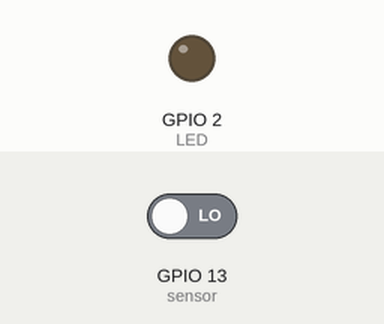
A sketch run on a simulated ESP32. Parts: output pins drawn as LEDs (lit = HIGH). The inputs (shaded band) are chosen by the test bench; at power-on: GPIO 13 (sensor) LOW. WiFi joins after 1.5 s; servers stay silent unless stated; web services answer with replies made up by the test bench; what the sketch prints to the serial monitor is not drawn.

Above: at 2.7 s.
2.8 s: GPIO 13 (sensor) driven HIGH
At 3.5 s:
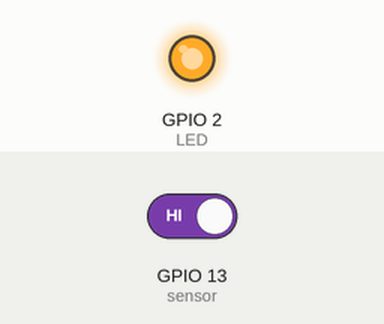
5.8 s: GPIO 13 (sensor) driven LOW
At 6.9 s:
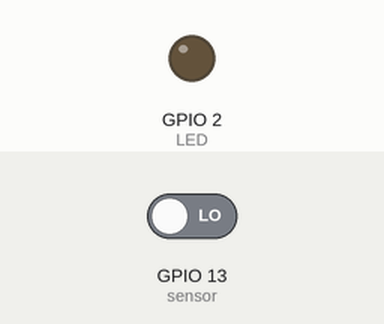
Timing chart, 0 to 8.8 s (numbered marks = the images above; inputs shaded):
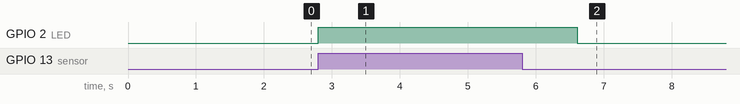

Measured:
- after the input at 2.8 s, GPIO 2 (LED): LOW → HIGH at once
- after the input at 5.8 s, GPIO 2 (LED): HIGH → LOW after 0.81 s

The sketch:

Flame_with_ESP32.ino
```cpp
#include <WiFi.h>

const char *ssid =  "Galaxy";     // Replace with your WIFI SSID
const char *pass =  "87654321 "; // Replace with your WIFI PASSWORD

void send_event(const char *event);
const char *host = "maker.ifttt.com";
const char *privateKey = "gkb_HtIpE-FeOWMH20obLTvUR7_fPipDyj_hdTJ****";

const int sensor = 13;
const int LED = 2;

void setup() {
  Serial.begin(115200);
  pinMode(sensor,INPUT);
  pinMode(LED,OUTPUT);

   WiFi.begin(ssid, pass);
  while (WiFi.status() != WL_CONNECTED)
  {
    delay(500);
    Serial.print(".");
  }
  Serial.println("");
  Serial.println("WiFi connected");

}

void loop() {
  int output = digitalRead(sensor);
   if (output==1) {
  Serial.print("FIRE DETECTED!");
  digitalWrite(LED,HIGH);
  send_event("FIRE DETECTION");
  }
digitalWrite(LED,LOW);
}

void send_event(const char *event)
{
  Serial.print("Connecting to ");
  Serial.println(host);
  WiFiClient client;
  const int httpPort = 80;
  if (!client.connect(host, httpPort)) {
    Serial.println("Connection failed");
    return;
  }
  String url = "/trigger/";
  url += event;
  url += "/with/key/";
  url += privateKey;
  Serial.print("Requesting URL: ");
  Serial.println(url);
  client.print(String("GET ") + url + " HTTP/1.1\r\n" +
               "Host: " + host + "\r\n" +
               "Connection: close\r\n\r\n");
  while(client.connected())
  {
    if(client.available())
    {
      String line = client.readStringUntil('\r');
      Serial.print(line);
    } else {
      delay(50);
    };
  }
  Serial.println();
  Serial.println("closing connection");
  client.stop();
}
```
